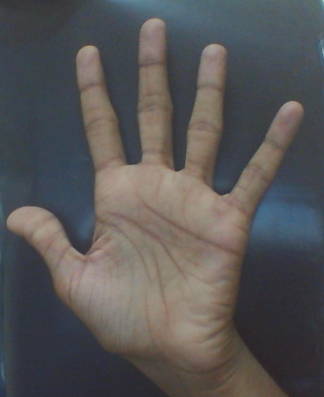
//> input picture testhand.png, 324 x 397 px
$ ./cvjyocropping_ara testhand.png   (built with g++ and OpenCV 4)
//> lines starting //> are read from the running program, lines starting //| are printed output that depends on the picture; after the words box and inside, x2 and y2 are one past the last pixel; in counts of white or black regions, pixels touching at a corner belong together
#include<opencv2/opencv.hpp>
#include<iostream>

using namespace cv;
using namespace std;


Point G_clockwiseRef;

float toleranceFractionPointX = 0.2;
float toleranceFractionPointY = 0.2;
int filterThreshDepth = 10;


// [21 lines of commented-out code are left out]


void CannyThreshold(Mat src_gray, Mat& edge_gray, int lowThreshold, int highThreshold, int kernel_size)
{
	//blur( src_gray, edge_gray, Size(3,3) );
	GaussianBlur( src_gray, edge_gray, Size(5,5), 2, 2 );
	Canny( edge_gray, edge_gray, lowThreshold, highThreshold, kernel_size );
}

void binaryAbsDiff(Mat src1, Mat src2, Mat& res )
{   for(int i=0;i<src1.rows;i++)
	{	for(int j=0;j<src1.cols;j++)
		{
			if(src2.at<uchar> (i,j)>src1.at<uchar>(i,j))
				res.at<uchar>(i,j)=255;
			else
				res.at<uchar>(i,j)=0;
		}
	}
}


void cropHand(Mat src, Mat* result, int max_x, int min_x, int max_y, int min_y)
{cout<<"cropHand called";
for (int i=min_y;i<max_y;i++)
	for(int j=min_x;j<max_x;j++)
		(*result).at<uchar>(i-min_y,j-min_x)=src.at<uchar>(i,j);

}


int slopeStrLine(Point a, Point b)
{
	if(a.x-b.x)
		return (a.y-b.y)/(a.x-b.x);

}

bool comparatorClockwise(Point a,Point b)
{
	if(slopeStrLine(a,G_clockwiseRef)>slopeStrLine(b,G_clockwiseRef))
		return true;
	else return false;

}

bool checkPointInRegion(Mat src, float perx, float pery,Point p)
{
	//TODO : fill the function here
	int width = src.cols;
	int height = src.rows;
	int x1 = width*perx;
	int x2 = width - x1;
	int y1 = height*pery;
	int y2 = height - y1;

	if(p.x>x1 && p.x<x2 && p.y>y1 && p.y<y2)
		return true;
	else return false;
}

bool comparatorContourAreas ( vector<Point> c1, vector<Point> c2 ) {
	double i = fabs( contourArea(Mat(c1)) );
	double j = fabs( contourArea(Mat(c2)) );
	return ( i < j );
}

bool comparatorConvexityDefectsSetDepth (Vec4i a, Vec4i b) {
	double i = static_cast<double>(a.val[3]);
	double j = static_cast<double>(b.val[3]);
	return ( i < j );
}

int main(int argc, char** argv) {


	Mat img_gray = imread(argv[1], CV_LOAD_IMAGE_GRAYSCALE);
	Mat img_rgb = imread(argv[1], CV_LOAD_IMAGE_COLOR);
//> img_rgb is the input picture: 397 rows x 324 cols, CV_8UC3; mean B, G, R 86.2, 85.9, 87.7
	Mat img_hsv(img_gray.rows, img_gray.cols, CV_8UC1, Scalar::all(0));
	cvtColor(img_rgb,img_hsv,CV_RGB2HSV);
	namedWindow("win1", CV_WINDOW_AUTOSIZE);
	imshow("win1", img_hsv);
	Mat img_skinmask(img_gray.rows, img_gray.cols, CV_8UC1, Scalar::all(0));
	Mat img_skinmask_hsv(img_gray.rows, img_gray.cols, CV_32F,Scalar::all(0));
	Mat img_skinmask_hsv2rgb(img_gray.rows, img_gray.cols, CV_8UC1, Scalar::all(0));
	Mat img_skinmask_hsv2rgb2gray(img_gray.rows, img_gray.cols, CV_8UC1, Scalar::all(0));
	Mat img_gray_bit_and_morph1(img_gray.rows, img_gray.cols, CV_8UC1, Scalar::all(0));
	Mat img_gray_bit_and_morph1_dil(img_gray.rows, img_gray.cols, CV_8UC1, Scalar::all(0));
	Mat img_gray_bit_and_morph1_dil_temp(img_gray.rows, img_gray.cols, CV_8UC1, Scalar::all(0));
	Mat img_gray_bit_and(img_gray.rows, img_gray.cols, CV_8UC1, Scalar::all(0));
	Mat img_gray_bit_and_2(img_gray.rows, img_gray.cols, CV_8UC1, Scalar::all(0));
	Mat saturated(img_gray.rows, img_gray.cols, CV_8UC1, Scalar::all(0));
	Mat img_gray_sharp(img_gray.rows, img_gray.cols, CV_8UC1, Scalar::all(0));

	/*
		dilation_type

		MORPH_RECT = 0,
		MORPH_CROSS = 1,
		MORPH_ELLIPSE = 2

	*/

		int dilation_type[] = {0,1,2};
		int dilation_size = 2;

		int edgeThresh = 1;
		int lowThreshold = 30;
		int const max_lowThreshold = 100;
		int ratio = 1;
		int kernel_size = 3;

		if(!img_gray.data) {
			cout<<"Error opening the file";
			return -1;
		}

		namedWindow("img_gray",WINDOW_AUTOSIZE);
		imshow("img_gray",img_gray);

		double saturation = 10;
		double scale = 1;

// what it does here is dst = (uchar) ((double)src*scale+saturation);
		img_gray.convertTo(saturated, CV_8UC1, scale, saturation);
		namedWindow("img_gray_sat", WINDOW_AUTOSIZE);
		imshow("img_gray_sat", img_gray_sharp);

//H-0 and 50, in the channel S from 0.23 to 0.68
	inRange(img_hsv,Scalar(0,0.23,100),Scalar(50,0.68,200), img_skinmask_hsv);
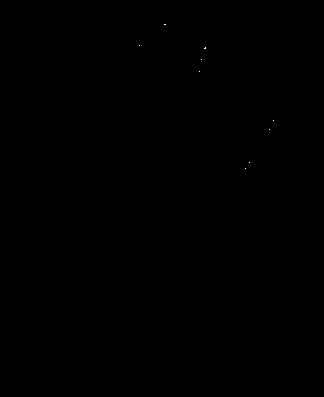
//> img_skinmask_hsv: 397 rows x 324 cols, CV_8UC1; 0.01% white in thin lines or dots, all inside (x1, y1, x2, y2) = (139, 24, 274, 169)
	//hsv2gray(img_skinmask_hsv,&img_skinmask_hsv2rgb2gray);
	//cvtColor(img_skinmask_hsv,img_skinmask_hsv2rgb,CV_HSV2RGB);
	// cvtColor(img_skinmask_hsv2rgb,img_skinmask_hsv2rgb2gray,CV_RGB2GRAY);


	inRange(img_gray, 110,255, img_skinmask);				//TODO : Make it adaptive
	for(int x=0;x<img_skinmask.cols;x++) {
		for(int y=0;y<10;y++) {
			img_skinmask.at<uchar>(y,x) = 0;
		}
	}
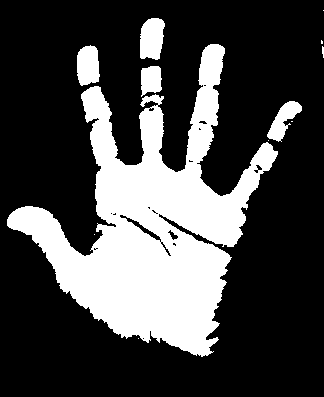
//> img_skinmask: 397 rows x 324 cols, CV_8UC1; 27.4% white; 12 white regions (7 under 20 px), largest, box (x1, y1, x2, y2) and area: (7, 44, 278, 357) 32440, (140, 18, 165, 60) 855, (77, 45, 100, 86) 771, (267, 101, 302, 142) 651, (141, 66, 162, 97) 517

	bitwise_and(img_gray, img_skinmask,img_gray_bit_and);
	namedWindow("img_gray_bit_and", WINDOW_AUTOSIZE);
	imshow("img_gray_bit_and",img_gray_bit_and);

	/*

	bitwise_and(img_gray, img_skinmask_hsv2rgb2gray,img_gray_bit_and_2);
	namedWindow("img_gray_bit_and_2", WINDOW_AUTOSIZE);
	imshow("img_gray_bit_and_2",img_gray_bit_and_2);
*/

	//Some morphological operations -- dilate on(binary+otsu on img_gray_bit_and)

	threshold(img_gray_bit_and, img_gray_bit_and_morph1, 0, 255, THRESH_BINARY + THRESH_OTSU);
	//ADAPTIVE_THRESH_MEAN_C or ADAPTIVE_THRESH_GAUSSIAN_C
	//adaptiveThreshold(img_gray_bit_and, img_gray_bit_and_morph1, 255,ADAPTIVE_THRESH_GAUSSIAN_C, THRESH_BINARY, 5,0);


	Mat element = getStructuringElement( dilation_type[0],
		Size( 2*dilation_size + 1, 2*dilation_size+1 ),
		Point( dilation_size, dilation_size ) );
	dilate( img_gray_bit_and_morph1, img_gray_bit_and_morph1, element );
	dilate( img_gray_bit_and_morph1, img_gray_bit_and_morph1_dil, element );

	namedWindow("img_gray_bit_and_morph1", WINDOW_AUTOSIZE);
	imshow("img_gray_bit_and_morph1",img_gray_bit_and_morph1);

	//finding the largest contour in the dilated image and cropping the source image

	vector<Vec4i> hierarchy_minMax;
	vector<vector<Point> > contours_minMax;
	img_gray_bit_and_morph1_dil.copyTo(img_gray_bit_and_morph1_dil_temp);
	findContours(img_gray_bit_and_morph1_dil_temp, contours_minMax, hierarchy_minMax, CV_RETR_LIST, CV_CHAIN_APPROX_SIMPLE);
//> contours_minMax = 3 contours; box (x1, y1, x2, y2) and area: (3, 14, 306, 361) 45106, (317, 36, 324, 62) 133, (319, 6, 324, 15) 32
	sort(contours_minMax.begin(),contours_minMax.end(),comparatorContourAreas);
//> in comparatorContourAreas, `double i = fabs( contourArea(Mat(c1)) );`: i = 45106
//> in comparatorContourAreas, `double j = fabs( contourArea(Mat(c2)) );`: j = 133
    // cout<<"\ncontours_minMax size"<<contours_minMax.size();
	drawContours(img_gray_bit_and_morph1_dil,contours_minMax,contours_minMax.size()-1,Scalar(125,125,125),3,8,hierarchy_minMax);
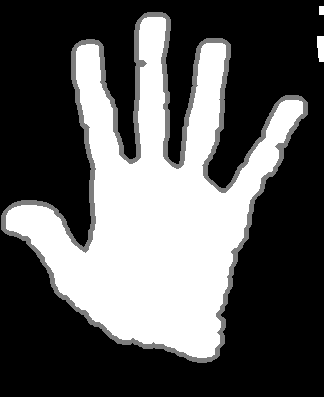
//> img_gray_bit_and_morph1_dil: 397 rows x 324 cols, CV_8UC1; min 0, max 255, mean 89.7

	Rect bRect(boundingRect(contours_minMax[contours_minMax.size()-1]));
//> bRect = Rect(3, 14, 303, 347)
	cout<<"\nbounding rectangle "<<bRect.x<<" "<<bRect.y<<" "<<bRect.width<<" "<<bRect.height;
//| bounding rectangle 3 14 303 347


	Mat img_cropped(bRect.height,bRect.width, CV_8UC1, Scalar::all(0));

	cropHand(img_gray,&img_cropped, bRect.x+bRect.width, bRect.x, bRect.y+bRect.height,bRect.y);

	//resize(img_gray,img_cropped, Size dsize, double fx=0, double fy=0, int interpolation=INTER_LINEAR )

	namedWindow("img_cropped", WINDOW_AUTOSIZE);
	imshow("img_cropped",img_cropped);
	//


	namedWindow("img_gray_bit_and_morph1_dil", WINDOW_AUTOSIZE);
	imshow("img_gray_bit_and_morph1_dil",img_gray_bit_and_morph1_dil);


	Mat img_cropped_edge(img_cropped.rows, img_cropped.cols, CV_8UC1, Scalar::all(0));
	Mat img_cropped_contours(img_cropped.rows, img_cropped.cols, CV_8UC1, Scalar::all(0));
	Mat img_cropped_edge_inv(img_cropped.rows, img_cropped.cols, CV_8UC1, Scalar::all(0));
	Mat img_skinmask_c(img_cropped.rows, img_cropped.cols, CV_8UC1, Scalar::all(0));
	Mat img_cropped_bit_and_c(img_cropped.rows, img_cropped.cols, CV_8UC1, Scalar::all(0));
	Mat img_cropped_bit_and_c_morph1_c(img_cropped.rows, img_cropped.cols, CV_8UC1, Scalar::all(0));
	Mat img_cropped_bit_and_c_morph1_c_bit_and(img_cropped.rows, img_cropped.cols, CV_8UC1, Scalar::all(0));
	Mat img_cropped_bit_and_c_morph1_c_bit_and_inv(img_cropped.rows, img_cropped.cols, CV_8UC1, Scalar::all(0));
	Mat img_cropped_bit_and_c_morph1_c_bit_and_inv_temp(img_cropped.rows, img_cropped.cols, CV_8UC1, Scalar::all(0));
	Mat img_cropped_bit_and_c_morph1_c_bit_andbit_and_inv_open(img_cropped.rows, img_cropped.cols, CV_8UC1, Scalar::all(0));
	Mat img_cropped_temp(img_cropped.rows, img_cropped.cols, CV_8UC1, Scalar::all(0));
	Mat img_cropped_sharp(img_cropped.rows, img_cropped.cols, CV_8UC1, Scalar::all(0));
	Mat img_hull_black(img_cropped.rows, img_cropped.cols, CV_8UC1, Scalar::all(0));
	Mat img_hull_3(img_cropped.rows, img_cropped.cols, CV_8UC1, Scalar::all(0));
	Mat img_hull(img_cropped.rows, img_cropped.cols, CV_8UC1, Scalar::all(0));
	Mat img_cropped_temp3(img_cropped.rows, img_cropped.cols, CV_8UC1, Scalar::all(0));
	Mat img_defects_4(img_cropped.rows, img_cropped.cols, CV_8UC1, Scalar::all(0));
	Mat img_defects_5(img_cropped.rows, img_cropped.cols, CV_8UC1, Scalar::all(0));
	Mat img_defects_3_bin_inv(img_cropped.rows,img_cropped.cols, CV_8UC1, Scalar::all(0));
	Mat img_cropped_bit_and_c_morph1_c_dil(img_cropped.rows, img_cropped.cols, CV_8UC1, Scalar::all(0));
	Mat img_cropped_bit_and_c_morph1_c_dil_temp(img_cropped.rows, img_cropped.cols, CV_8UC1, Scalar::all(0));
	Mat img_cropped_temp3_open(img_cropped.rows, img_cropped.cols, CV_8UC1, Scalar::all(0));


	Mat img_defects_1(img_cropped.rows, img_cropped.cols, CV_8UC1, Scalar::all(0));
	Mat img_defects_2(img_cropped.rows, img_cropped.cols, CV_8UC1, Scalar::all(0));
	Mat img_defects_3_bin(img_cropped.rows, img_cropped.cols, CV_8UC1, Scalar::all(0));
//Mat saturated(img_cropped.rows, img_cropped.cols, CV_8UC1, Scalar::all(0));
	img_cropped.copyTo(img_cropped_temp);
	img_cropped.copyTo(img_cropped_temp3);
	vector<vector<Point> > contours;
	vector<int> arcl;
	int pos,a;
	vector<Vec4i> hierarchy;
	vector<int> row(5,1);
	vector<vector<int> > kernelOpen(5,row);

	/*
		dilation_type

		MORPH_RECT = 0,
		MORPH_CROSS = 1,
		MORPH_ELLIPSE = 2

	*/

		CannyThreshold(img_cropped, img_cropped_edge, lowThreshold, lowThreshold*ratio, kernel_size);
		namedWindow("img_cropped_edge", WINDOW_AUTOSIZE);
		imshow("img_cropped_edge",img_cropped_edge);

		bitwise_not(img_cropped_edge, img_cropped_edge_inv);
		namedWindow("img_cropped_edge_inv", WINDOW_AUTOSIZE);
		imshow("img_cropped_edge_inv",img_cropped_edge_inv);


/*// what it does here is dst = (uchar) ((double)src*scale+saturation);
		img_cropped.convertTo(saturated, CV_8UC1, scale, saturation);
		namedWindow("img_cropped_sat", WINDOW_AUTOSIZE);
		imshow("img_cropped_sat", img_cropped_sharp);*/

	inRange(img_cropped, 110, 255, img_skinmask_c);				//TODO : Make it adaptive
	for(int x=0;x<img_skinmask_c.cols;x++) {
		for(int y=0;y<10;y++) {
			img_skinmask_c.at<uchar>(y,x) = 0;
		}
	}

	bitwise_and(img_cropped, img_cropped, img_cropped_bit_and_c, img_skinmask_c);
	namedWindow("img_cropped_bit_and_c", WINDOW_AUTOSIZE);
	imshow("img_cropped_bit_and_c",img_cropped_bit_and_c);

	//Some morphological operations -- dilate on(binary+otsu on img_cropped_bit_and_c)

	threshold(img_cropped_bit_and_c, img_cropped_bit_and_c_morph1_c, 0, 255, THRESH_BINARY + THRESH_OTSU);
	//adaptiveThreshold(img_cropped_bit_and_c, img_cropped_bit_and_c_morph1_c, 255,ADAPTIVE_THRESH_GAUSSIAN_C, THRESH_BINARY,5,0);


	dilate( img_cropped_bit_and_c_morph1_c, img_cropped_bit_and_c_morph1_c, element );
	dilate( img_cropped_bit_and_c_morph1_c, img_cropped_bit_and_c_morph1_c_dil, element );

	namedWindow("img_cropped_bit_and_c_morph1_c", WINDOW_AUTOSIZE);
	imshow("img_cropped_bit_and_c_morph1_c",img_cropped_bit_and_c_morph1_c);


	namedWindow("img_cropped_bit_and_c_morph1_c_dil", WINDOW_AUTOSIZE);
	imshow("img_cropped_bit_and_c_morph1_c_dil",img_cropped_bit_and_c_morph1_c_dil);


	bitwise_and(img_cropped_bit_and_c_morph1_c, img_cropped_edge_inv, img_cropped_bit_and_c_morph1_c_bit_and);
	namedWindow("img_cropped_bit_and_c_morph1_c_bit_and", WINDOW_AUTOSIZE);
	imshow("img_cropped_bit_and_c_morph1_c_bit_and",img_cropped_bit_and_c_morph1_c_bit_and);

	bitwise_not(img_cropped_bit_and_c_morph1_c_bit_and, img_cropped_bit_and_c_morph1_c_bit_and_inv);

	img_cropped_bit_and_c_morph1_c_bit_and_inv.copyTo(img_cropped_bit_and_c_morph1_c_bit_and_inv_temp);
	namedWindow("img_cropped_bit_and_c_morph1_c_bit_and_inv_temp", WINDOW_AUTOSIZE);
	imshow("img_cropped_bit_and_c_morph1_c_bit_and_inv_temp",img_cropped_bit_and_c_morph1_c_bit_and_inv_temp);

	findContours(img_cropped_bit_and_c_morph1_c_bit_and_inv, contours, hierarchy, CV_RETR_LIST, CV_CHAIN_APPROX_SIMPLE);
//> contours = 253 contours, 232 with area under 20; largest, box (x1, y1, x2, y2) and area: (0, 0, 303, 347) 104492, (4, 30, 300, 346) 39032, (135, 7, 162, 49) 950, (1, 189, 53, 217) 206, (192, 27, 225, 71) 198
	Scalar color( 255, 0, 0 );
	// [26 lines of commented-out code are left out]

        	vector<Vec4i> convexityDefectsSet;
        	sort(contours.begin(),contours.end(),comparatorContourAreas);
        	int size1 = contours.size();
//> size1 = 253


        	vector<vector<int> >hulls( contours.size() );
//> hulls = 253 items

        	convexHull(Mat(contours[size1-2]), hulls[1],false);
        //cout<<"PODA MOKKA NAAYE"<<endl;
        //Mat drawing(img_cropped.rows, img_cropped.cols, CV_8UC1, Scalar::all(0));
        	Mat drawing = Mat::zeros( img_cropped.size(), CV_8UC3 );
        	cout<<hulls[1].size()<<endl;
//| 24
        /*drawContours( drawing, hulls, -1, color, 1, 8);
        namedWindow( "Hull demo", WINDOW_AUTOSIZE );
        imshow( "Hull demo", drawing );
*/
        for(int kk=0;kk<hulls[1].size();kk++) {
        	cout<<hulls[1][kk]<<endl;

        }
//> this loop made 24 passes
//| 1
//| 2
//> (output is shown up to pass 2 of 24)

       // [4 lines of commented-out code are left out]
        	cout<<"\nHERE SIZE"<<contours.size()<<endl;
//| HERE SIZE253
        	//for(int jk=contours.size()-3;jk>0;jk--)
        	{
        		Scalar color( 0,0,0 );
        		drawContours(img_cropped,contours,contours.size()-2, color,2, 8, hierarchy);

        	}

        	namedWindow("img_cropped_contour",WINDOW_AUTOSIZE);
        	imshow("img_cropped_contour",img_cropped);

	/*for(int k=0;k<contours[pos].size();k++) {
		cout<<hull[k]<<endl;

	}*/

		img_cropped.copyTo(img_hull);

		cout<<"\nprint hull points ";
		for(int kk=0;kk<hulls[1].size();kk++)
		{
			Point center(contours[size1-2][hulls[1][kk]]);
			int radius =3;
			circle( img_hull, center, radius, Scalar(255,255,255), 3, 8, 0 );
			cout<<kk<<" ("<<center.x<<","<<center.y<<")"<<endl;
		}
//> this loop made 24 passes
//> center on passes 1 to 4: Point(207, 30), Point(214, 30), Point(217, 31), Point(219, 32)
//> (printed output is left out)
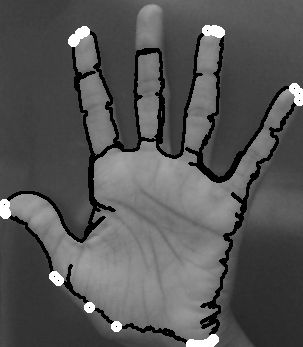
//> img_hull: 347 rows x 303 cols, CV_8UC1; min 0, max 255, mean 85.7

		namedWindow("img_hull",WINDOW_AUTOSIZE);
		imshow("img_hull",img_hull);


		img_cropped.copyTo(img_hull_black);
		img_cropped.copyTo(img_hull_3);
		img_cropped.copyTo(img_defects_1);
		//img_cropped.copyTo(img_defects_2);


		convexityDefects(contours[size1-2], hulls[1], convexityDefectsSet);
//> convexityDefectsSet = 18 items, first 8: [1009, 1, 1140, 45885], [2, 4, 3, 162], [4, 6, 5, 114], [6, 264, 181, 31467], [265, 268, 267, 256], [268, 596, 379, 8078], [597, 600, 598, 527], [600, 602, 601, 201]

		vector<Point> defectsPoints;

		sort(convexityDefectsSet.begin(), convexityDefectsSet.end(), comparatorConvexityDefectsSetDepth);
//> in comparatorConvexityDefectsSetDepth, `double i = static_cast<double>(a.val[3]);`: i = 162
//> in comparatorConvexityDefectsSetDepth, `double j = static_cast<double>(b.val[3]);`: j = 2181
//> convexityDefectsSet = 18 items, first 8: [1005, 1009, 1006, 114], [4, 6, 5, 114], [1002, 1004, 1003, 114], [804, 806, 805, 114], [2, 4, 3, 162], [743, 748, 745, 181], [600, 602, 601, 201], [603, 605, 604, 201]
		int minposx=0;

		for(int k=0;k<convexityDefectsSet.size();k++) {
			int startIdx = convexityDefectsSet[k].val[0];
			int endIdx = convexityDefectsSet[k].val[1];
			int defectPtIdx = convexityDefectsSet[k].val[2];
			double depth = static_cast<double>(convexityDefectsSet[k].val[3]) / 256.0;

			cout<<endl<<k<<"  ";

			cout << startIdx << ' ' << endIdx << ' ' << defectPtIdx << ' ' << depth << endl;

			Scalar color = Scalar( 0,0,0 );

			Point p = contours[size1-2][defectPtIdx];
			if(/*k>=filterThreshDepth && */checkPointInRegion(img_cropped, toleranceFractionPointX, toleranceFractionPointY, p)) {
				//cout<<"Defect point : "<<k<<" ("<<p.x<<","<<p.y<<")";
				defectsPoints.push_back(p);
				color = Scalar(255,255,255);
			}


			circle(img_cropped_temp, contours[size1-2][defectPtIdx] , 10, color, 2, 8, 0 );
			circle(img_hull_black, contours[size1-2][startIdx] , 10, color, 2, 8, 0 );
			circle(img_hull_3, contours[size1-2][endIdx] , 10, color, 2, 8, 0 );


		}
//> this loop made 18 passes
//> (startIdx, endIdx, defectPtIdx, depth, p) on passes 1 to 4: (1005, 1009, 1006, 0.445, Point(81, 33)), (4, 6, 5, 0.445, Point(218, 32)), (1002, 1004, 1003, 0.445, Point(74, 40)), (804, 806, 805, 0.445, Point(5, 212))
//> (printed output is left out)
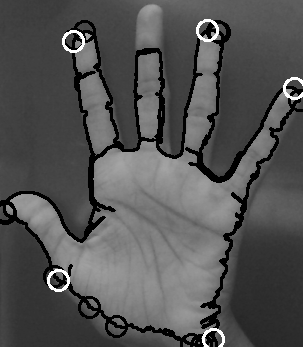
//> img_hull_3: 347 rows x 303 cols, CV_8UC1; min 0, max 255, mean 83.2
		namedWindow("img_hull_defect",WINDOW_AUTOSIZE);
		imshow("img_hull_defect", img_cropped_temp);
		namedWindow("img_hull_start", WINDOW_AUTOSIZE);
		imshow("img_hull_start",img_hull_black);
		namedWindow("img_hull_end", WINDOW_AUTOSIZE);
		imshow("img_hull_end",img_hull_3);

		Point2f minEncCirCenter;

		float minEncRad;
		cout<<"defects points size : "<<defectsPoints.size()<<endl;
//| defects points size : 5

		minEnclosingCircle(defectsPoints, minEncCirCenter, minEncRad);
//> minEncCirCenter = Point(151.5, 229); minEncRad = 88.18
		circle(img_defects_2, minEncCirCenter, minEncRad, Scalar(255,255,255), -1, 8, 0);
		cout<<"defects points size : "<<defectsPoints.size()<<endl;
//| defects points size : 5

		for(int k2=0;k2<defectsPoints.size();k2++) {
			if(defectsPoints[k2].x<defectsPoints[minposx].x) {
				minposx = k2;
			}
		}
//> this loop made 5 passes
//> after the loop, minposx = 0

		namedWindow("img_defects_2", WINDOW_AUTOSIZE);
		imshow("img_defects_2", img_defects_2);

		G_clockwiseRef=defectsPoints[minposx];
//> G_clockwiseRef = Point(71, 265)
		cout<<"Defect point ref : "<<" ("<<G_clockwiseRef.x<<","<<G_clockwiseRef.y<<")"<<endl;
//| Defect point ref :  (71,265)

		sort(defectsPoints.begin(),defectsPoints.end(),comparatorClockwise);
//> defectsPoints = 5 Points (x, y): [71, 265], [232, 193], [189, 163], [104, 217], [114, 210]

		fillConvexPoly(img_defects_1, &defectsPoints[0], defectsPoints.size(), Scalar(255,255,255), 8);

		for(int k1=0;k1<defectsPoints.size();k1++)
		{
			Point p1 = defectsPoints[k1];
			cout<<"Defect point : "<<k1<<" ("<<p1.x<<","<<p1.y<<")"<<endl;
			cout<<"Slope : "<<slopeStrLine(p1,G_clockwiseRef);
			line(img_defects_1, G_clockwiseRef, p1, Scalar(0,0,0), 1, 8, 0);
		}
//> this loop made 5 passes
//> (printed output is left out)
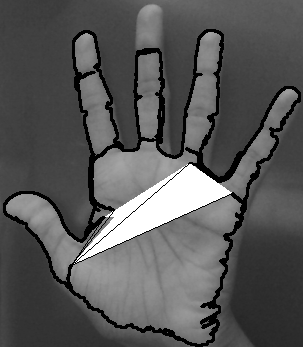
//> img_defects_1: 347 rows x 303 cols, CV_8UC1; min 0, max 255, mean 88

		/*vector<vector<Point> > defectsPointsArray(1);
		defectsPointsArray[0]=defectsPoints;

		fillPoly(img_defects_1, defectsPointsArray, defectsPoints.size(), Scalar(255,255,255), 8);
*/
		namedWindow("img_defects_1", WINDOW_AUTOSIZE);
		imshow("img_defects_1", img_defects_1);

	//morphologyEx(img_cropped_bit_and_c_morph1_c_bit_and_inv, img_cropped_bit_and_c_morph1_c_bit_and_inv_open, MORPH_OPEN, kernelOpen, Point(-1,-1), 1, BORDER_CONSTANT);
	//namedWindow("img_cropped_bit_and_c_morph1_c_bit_and_inv_open", WINDOW_AUTOSIZE);
	//imshow("img_cropped_bit_and_c_morph1_c_bit_and_inv_open",img_cropped_bit_and_c_morph1_c_bit_and_inv_open);


		add(img_cropped_edge, img_cropped, img_cropped_sharp, noArray(), -1);
		namedWindow("img_cropped_sharp", WINDOW_AUTOSIZE);
		imshow("img_cropped_sharp", img_cropped_sharp);


		binaryAbsDiff(img_cropped_bit_and_c_morph1_c,img_defects_2,img_defects_3_bin);

		Mat element1 = getStructuringElement( dilation_type[0],
			Size( 2*dilation_size + 1, 2*dilation_size+1 ),
			Point( dilation_size, dilation_size ) );
		dilate( img_defects_3_bin, img_defects_3_bin, element );

		bitwise_not(img_defects_3_bin, img_defects_3_bin_inv);
		bitwise_and(img_defects_3_bin_inv, img_defects_2, img_defects_4);
		//bitwise_and(img_defects_4, img_cropped_temp3, img_cropped_temp3);
		bitwise_and(img_defects_4, img_cropped_bit_and_c_morph1_c_bit_and, img_cropped_temp3);
		/*erode( img_cropped_temp3, img_cropped_temp3 , element );
		dilate( img_cropped_temp3, img_cropped_temp3 , element );*/
		//morphologyEx(img_croppedcropped_temp3, img_cropped_temp3_open, OPEN, kernelOpen, Point(-1,-1), 1, BORDER_CONSTANT);
		//Laplacian( const oclMat& src, oclMat& dst, int ddepth, int ksize=1, double scale=1, double delta=0, int borderType=BORDER_DEFAULT )


		namedWindow("img_defects_3_bin",WINDOW_AUTOSIZE);
		imshow("img_defects_3_bin",img_defects_3_bin);

		namedWindow("final-filter-1", WINDOW_AUTOSIZE);
		imshow("final-filter-1", img_cropped_temp3);

		namedWindow("final-filter-1_open", WINDOW_AUTOSIZE);
		imshow("final-filter-1_open", img_cropped_temp3_open);

// [17 lines of commented-out code are left out]


		int lap_kernel_size = 5;
		int lap_scale = 1;
		int lap_delta = 0;
		int lap_ddepth = CV_8UC1;

		//GaussianBlur( img_cropped_temp3, img_cropped_temp3, Size(5, 5), 2, 1000 );

		Laplacian(img_cropped_temp3, img_cropped_temp3, lap_ddepth, lap_kernel_size, lap_scale, lap_delta, BORDER_DEFAULT);

		GaussianBlur( img_cropped_temp3, img_cropped_temp3, Size(5, 5), 2, 100 );
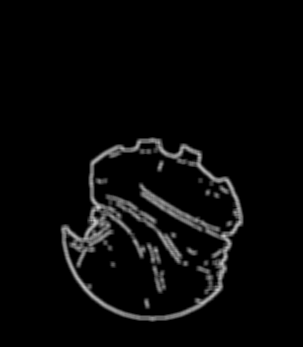
//> img_cropped_temp3: 347 rows x 303 cols, CV_8UC1; min 0, max 204, mean 8.5

		//findContours(img_cropped_temp3, contours, hierarchy, CV_RETR_LIST, CV_CHAIN_APPROX_SIMPLE);
		//drawContours(img_cropped_temp3,contours,-1,Scalar(125,125,125),3,8,hierarchy);

		namedWindow("final-filter-1-lap", WINDOW_AUTOSIZE);
		imshow("final-filter-1-lap", img_cropped_temp3);


		waitKey(0);
// [23 lines of commented-out code are left out]
		destroyAllWindows();
	//destroyWindow("img_cropped_bit_and_c_morph1_c_bit_and_inv");
	//destroyWindow("img_cropped_bit_and_c_morph1_c_bit_and_inv_open");

		return 0;
	}
